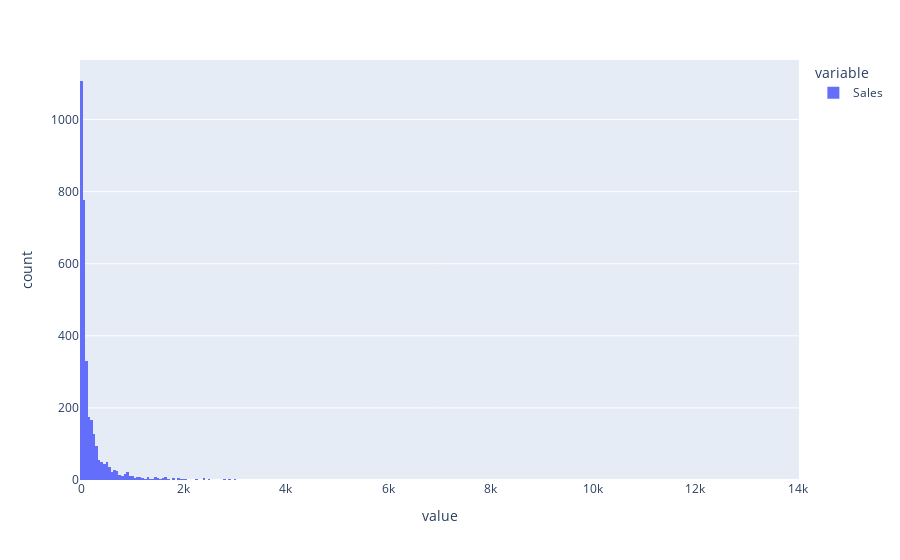

The code cell stored with this chart in its notebook:
### Code cell
px.histogram(df.Sales)

### Figure 1 — Plotly figure (JSON) as saved in the notebook; plotly's stock layout.template omitted (floating-point values rounded to 4 significant figures; data arrays with more than 128 entries replaced by an {"elided": "..."} marker saying what was removed)
{"data": [{"alignmentgroup": "True", "bingroup": "x", "hovertemplate": "variable=Sales<br>value=%{x}<br>count=%{y}<extra></extra>", "legendgroup": "Sales", "marker": {"color": "#636efa", "pattern": {"shape": ""}}, "name": "Sales", "offsetgroup": "Sales", "orientation": "v", "showlegend": true, "type": "histogram", "x": {"elided": "3312 float values"}, "xaxis": "x", "yaxis": "y"}], "layout": {"barmode": "relative", "legend": {"title": {"text": "variable"}, "tracegroupgap": 0}, "margin": {"t": 60}, "xaxis": {"anchor": "y", "domain": [0, 1], "title": {"text": "value"}}, "yaxis": {"anchor": "x", "domain": [0, 1], "title": {"text": "count"}}}}
